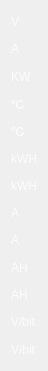
   <widget class="QWidget" name="layoutWidget">
    <property name="geometry">
     <rect>
      <x>460</x>
      <y>140</y>
      <width>41</width>
      <height>371</height>
     </rect>
    </property>
    <layout class="QVBoxLayout" name="verticalLayout_6">
     <item>
      <widget class="QLabel" name="label_100">
       <property name="styleSheet">
        <string notr="true">font: 17px &quot;Ubuntu&quot;;
color: rgb(253, 252, 252);</string>
       </property>
       <property name="text">
        <string>V</string>
       </property>
      </widget>
     </item>
     <item>
      <widget class="QLabel" name="label_130">
       <property name="styleSheet">
        <string notr="true">font: 17px &quot;Ubuntu&quot;;
color: rgb(253, 252, 252);</string>
       </property>
       <property name="text">
        <string>A</string>
       </property>
      </widget>
     </item>
     <item>
      <widget class="QLabel" name="label_131">
       <property name="styleSheet">
        <string notr="true">font: 17px &quot;Ubuntu&quot;;
color: rgb(253, 252, 252);</string>
       </property>
       <property name="text">
        <string>KW</string>
       </property>
      </widget>
     </item>
     <item>
      <widget class="QLabel" name="label_132">
       <property name="styleSheet">
        <string notr="true">font: 17px &quot;Ubuntu&quot;;
color: rgb(253, 252, 252);</string>
       </property>
       <property name="text">
        <string>℃</string>
       </property>
      </widget>
     </item>
     <item>
      <widget class="QLabel" name="label_133">
       <property name="styleSheet">
        <string notr="true">font: 17px &quot;Ubuntu&quot;;
color: rgb(253, 252, 252);</string>
       </property>
       <property name="text">
        <string>℃</string>
       </property>
      </widget>
     </item>
     <item>
      <widget class="QLabel" name="label_134">
       <property name="styleSheet">
        <string notr="true">font: 17px &quot;Ubuntu&quot;;
color: rgb(253, 252, 252);</string>
       </property>
       <property name="text">
        <string>kWH</string>
       </property>
      </widget>
     </item>
     <item>
      <widget class="QLabel" name="label_135">
       <property name="styleSheet">
        <string notr="true">font: 17px &quot;Ubuntu&quot;;
color: rgb(253, 252, 252);</string>
       </property>
       <property name="text">
        <string>kWH</string>
       </property>
      </widget>
     </item>
     <item>
      <widget class="QLabel" name="label_136">
       <property name="styleSheet">
        <string notr="true">font: 17px &quot;Ubuntu&quot;;
color: rgb(253, 252, 252);</string>
       </property>
       <property name="text">
        <string>A</string>
       </property>
      </widget>
     </item>
     <item>
      <widget class="QLabel" name="label_137">
       <property name="styleSheet">
        <string notr="true">font: 17px &quot;Ubuntu&quot;;color: rgb(253, 252, 252);</string>
       </property>
       <property name="text">
        <string>A</string>
       </property>
      </widget>
     </item>
     <item>
      <widget class="QLabel" name="label_138">
       <property name="styleSheet">
        <string notr="true">font: 17px &quot;Ubuntu&quot;;
color: rgb(253, 252, 252);</string>
       </property>
       <property name="text">
        <string>AH</string>
       </property>
      </widget>
     </item>
     <item>
      <widget class="QLabel" name="label_139">
       <property name="styleSheet">
        <string notr="true">font: 17px &quot;Ubuntu&quot;;
color: rgb(253, 252, 252);</string>
       </property>
       <property name="text">
        <string>AH</string>
       </property>
      </widget>
     </item>
     <item>
      <widget class="QLabel" name="label_250">
       <property name="styleSheet">
        <string notr="true">font: 17px &quot;Ubuntu&quot;;
color: rgb(253, 252, 252);</string>
       </property>
       <property name="text">
        <string>V/bit</string>
       </property>
      </widget>
     </item>
     <item>
      <widget class="QLabel" name="label_251">
       <property name="styleSheet">
        <string notr="true">font: 17px &quot;Ubuntu&quot;;
color: rgb(253, 252, 252);</string>
       </property>
       <property name="text">
        <string>V/bit</string>
       </property>
      </widget>
     </item>
    </layout>
   </widget>
